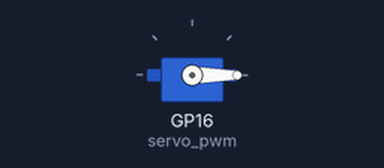
Recording of a program running on a simulated Raspberry Pi Pico running MicroPython. Parts: servo. The clock reads 2024-03-15 10:24:30 at power-on unless the program sets it; servo angles are drawn from the pulse width (0.5 ms = 0°, 2.5 ms = 180°).

Above: at 0.05 s.
At 6.0 s:
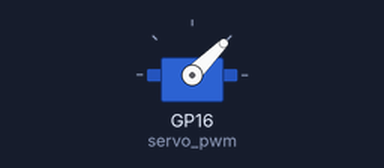
Timing chart, 0 to 7.8 s (numbered marks = the images above):
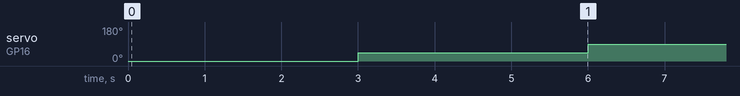

Measured:
- by itself, servo on GP16 (servo_pwm): 0° → 45° at 3.0 s, → 90° 3.0 s later, → 135° 3.0 s later, → 0° 3.0 s later, … (9 changes in this stretch)

The program:

v04.py
```python
from machine import Pin, PWM
from servo import Servo
from machine import RTC


# create a PWM servo controller (16 - pin Pico)
servo_pwm = PWM(Pin(16))
rtc = RTC()

# Set the parameters of the servo pulses, more details in the "Documentation" section
freq = 50
min_us = 500
max_us = 2500
dead_zone_us = 1500

# create a servo object
my_servo = Servo(
    pwm=servo_pwm, min_us=min_us, max_us=max_us, dead_zone_us=dead_zone_us, freq=freq
)

time_last_change = rtc.datetime()
machine_state = 1
state_1_time = 3
state_1_state = 500
state_2_time = 6
state_2_state = 1000
state_3_time = 9
state_3_state = 1500
state_4_time = 12
state_4_state = 2000


while True:
    time_now = rtc.datetime()

    if machine_state == 1:
        my_servo.set_duty(state_1_state)
        if time_now[6] - time_last_change[6] >= state_1_time:
            machine_state = 2
    elif machine_state == 2:
        my_servo.set_duty(state_2_state)
        if time_now[6] - time_last_change[6] >= state_2_time:
            machine_state = 3
    elif machine_state == 3:
        my_servo.set_duty(state_3_state)
        if time_now[6] - time_last_change[6] >= state_3_time:
            machine_state = 4
    elif machine_state == 4:
        my_servo.set_duty(state_4_state)
        if time_now[6] - time_last_change[6] >= state_4_time:
            time_last_change = rtc.datetime()
            machine_state = 1
```

servo.py
```python
from machine import PWM


class Servo:
    """Servo class for pulse density modulation servos"""

    def __init__(
        self,
        pwm: PWM,
        min_us=500,
        max_us=2500,
        dead_zone_us=1500,
        freq=50,
    ):
        self.pwm = pwm
        self.pwm.freq(freq)
        self._move_period_ms = 1000 // freq
        min_us = min_us if min_us > 0 else 0
        max_us = max_us if min_us < max_us < (1000 // freq) * 1000 else 0
        self._curr_duty = 0
        self.dead_zone_us = dead_zone_us

    def set_duty(self, duty_us: int):
        self._curr_duty = duty_us
        self.pwm.duty_ns(duty_us * 1000)

    def set_angle(self, angle: int):
        angle = min(max(angle, 0), 180)
        duty_us = int(500 + (angle / 180) * 2000)
        self.set_duty(duty_us)

    def get_duty(self) -> int:
        return self._curr_duty

    def stop(self):
        self.set_duty(self.dead_zone_us)

    def deinit(self):
        self.pwm.deinit()
```
